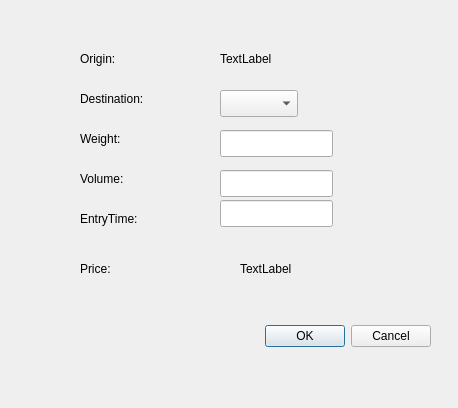
<?xml version="1.0" encoding="UTF-8"?>
<ui version="4.0">
 <class>Dialog</class>
 <widget class="QDialog" name="Dialog">
  <property name="geometry">
   <rect>
    <x>0</x>
    <y>0</y>
    <width>458</width>
    <height>408</height>
   </rect>
  </property>
  <property name="windowTitle">
   <string>Add Mail Item</string>
  </property>
  <widget class="QDialogButtonBox" name="buttonBox">
   <property name="geometry">
    <rect>
     <x>90</x>
     <y>320</y>
     <width>341</width>
     <height>32</height>
    </rect>
   </property>
   <property name="contextMenuPolicy">
    <enum>Qt::DefaultContextMenu</enum>
   </property>
   <property name="orientation">
    <enum>Qt::Horizontal</enum>
   </property>
   <property name="standardButtons">
    <set>QDialogButtonBox::Cancel|QDialogButtonBox::Ok</set>
   </property>
  </widget>
  <widget class="QLabel" name="label">
   <property name="geometry">
    <rect>
     <x>80</x>
     <y>50</y>
     <width>66</width>
     <height>17</height>
    </rect>
   </property>
   <property name="text">
    <string>Origin:</string>
   </property>
  </widget>
  <widget class="QLabel" name="label_2">
   <property name="geometry">
    <rect>
     <x>80</x>
     <y>90</y>
     <width>91</width>
     <height>17</height>
    </rect>
   </property>
   <property name="text">
    <string>Destination:</string>
   </property>
  </widget>
  <widget class="QLabel" name="label_3">
   <property name="geometry">
    <rect>
     <x>80</x>
     <y>130</y>
     <width>66</width>
     <height>17</height>
    </rect>
   </property>
   <property name="text">
    <string>Weight:</string>
   </property>
  </widget>
  <widget class="QLabel" name="label_4">
   <property name="geometry">
    <rect>
     <x>80</x>
     <y>170</y>
     <width>66</width>
     <height>17</height>
    </rect>
   </property>
   <property name="text">
    <string>Volume:</string>
   </property>
  </widget>
  <widget class="QLabel" name="label_5">
   <property name="geometry">
    <rect>
     <x>80</x>
     <y>210</y>
     <width>81</width>
     <height>17</height>
    </rect>
   </property>
   <property name="text">
    <string>EntryTime:</string>
   </property>
  </widget>
  <widget class="QLabel" name="label_6">
   <property name="geometry">
    <rect>
     <x>80</x>
     <y>260</y>
     <width>66</width>
     <height>17</height>
    </rect>
   </property>
   <property name="text">
    <string>Price:</string>
   </property>
  </widget>
  <widget class="QLabel" name="label_7">
   <property name="geometry">
    <rect>
     <x>240</x>
     <y>260</y>
     <width>66</width>
     <height>17</height>
    </rect>
   </property>
   <property name="text">
    <string>TextLabel</string>
   </property>
  </widget>
  <widget class="QLineEdit" name="lineEdit_3">
   <property name="geometry">
    <rect>
     <x>220</x>
     <y>130</y>
     <width>113</width>
     <height>27</height>
    </rect>
   </property>
  </widget>
  <widget class="QLineEdit" name="lineEdit_4">
   <property name="geometry">
    <rect>
     <x>220</x>
     <y>170</y>
     <width>113</width>
     <height>27</height>
    </rect>
   </property>
  </widget>
  <widget class="QLineEdit" name="lineEdit_5">
   <property name="geometry">
    <rect>
     <x>220</x>
     <y>200</y>
     <width>113</width>
     <height>27</height>
    </rect>
   </property>
  </widget>
  <widget class="QComboBox" name="comboBox_2">
   <property name="geometry">
    <rect>
     <x>220</x>
     <y>90</y>
     <width>78</width>
     <height>27</height>
    </rect>
   </property>
  </widget>
  <widget class="QLabel" name="label_8">
   <property name="geometry">
    <rect>
     <x>220</x>
     <y>50</y>
     <width>66</width>
     <height>17</height>
    </rect>
   </property>
   <property name="text">
    <string>TextLabel</string>
   </property>
  </widget>
 </widget>
 <resources/>
 <connections>
  <connection>
   <sender>comboBox_2</sender>
   <signal>currentIndexChanged(QString)</signal>
   <receiver>label_7</receiver>
   <slot>setText(QString)</slot>
   <hints>
    <hint type="sourcelabel">
     <x>280</x>
     <y>108</y>
    </hint>
    <hint type="destinationlabel">
     <x>303</x>
     <y>272</y>
    </hint>
   </hints>
  </connection>
  <connection>
   <sender>lineEdit_3</sender>
   <signal>textChanged(QString)</signal>
   <receiver>label_7</receiver>
   <slot>setText(QString)</slot>
   <hints>
    <hint type="sourcelabel">
     <x>320</x>
     <y>146</y>
    </hint>
    <hint type="destinationlabel">
     <x>285</x>
     <y>264</y>
    </hint>
   </hints>
  </connection>
  <connection>
   <sender>lineEdit_4</sender>
   <signal>textChanged(QString)</signal>
   <receiver>label_7</receiver>
   <slot>setText(QString)</slot>
   <hints>
    <hint type="sourcelabel">
     <x>328</x>
     <y>185</y>
    </hint>
    <hint type="destinationlabel">
     <x>286</x>
     <y>271</y>
    </hint>
   </hints>
  </connection>
  <connection>
   <sender>lineEdit_5</sender>
   <signal>textChanged(QString)</signal>
   <receiver>label_7</receiver>
   <slot>setText(QString)</slot>
   <hints>
    <hint type="sourcelabel">
     <x>278</x>
     <y>213</y>
    </hint>
    <hint type="destinationlabel">
     <x>243</x>
     <y>266</y>
    </hint>
   </hints>
  </connection>
 </connections>
</ui>
